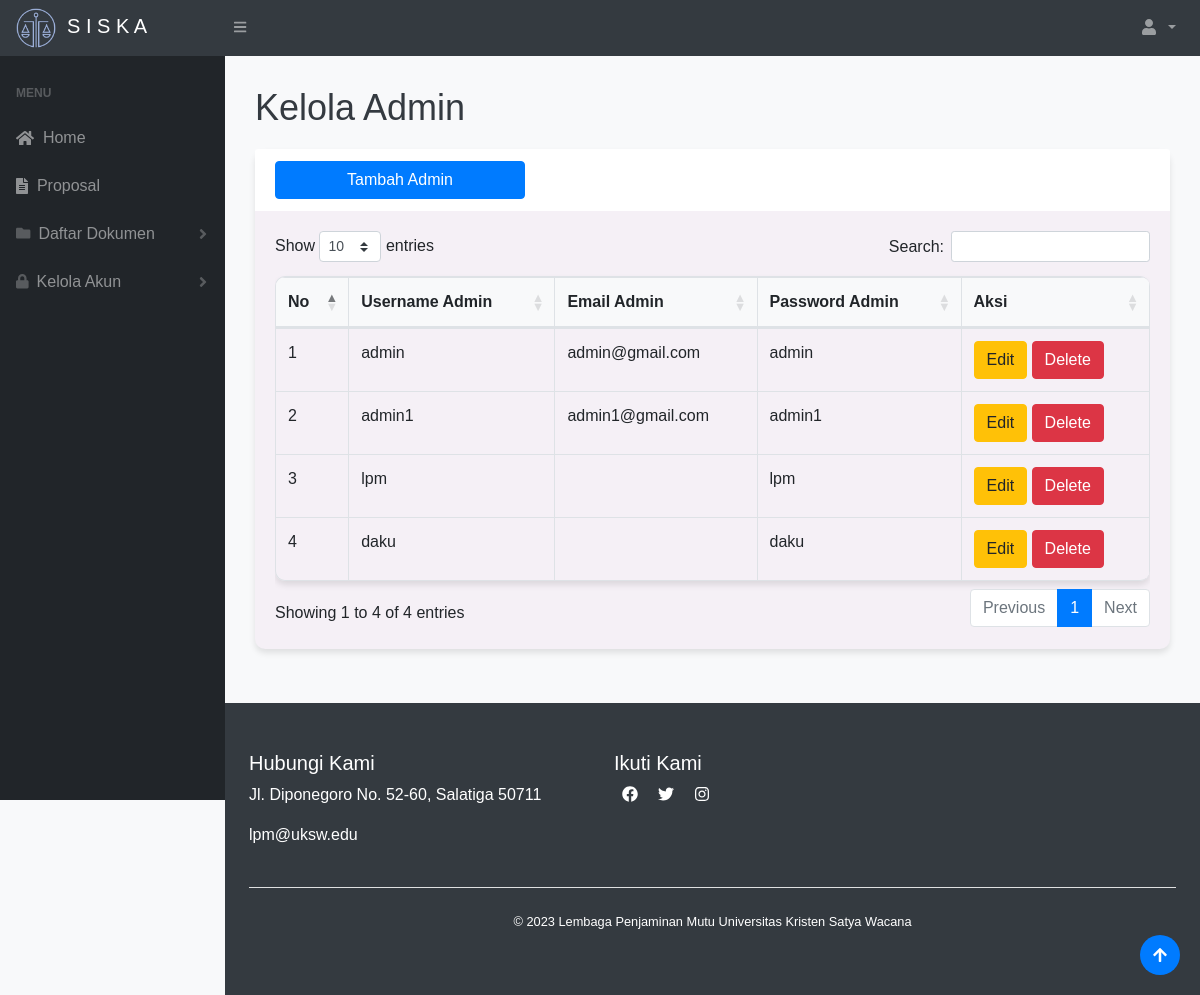
Screenshot of /superadmin/admin.php (signed in) with the database file from the repository.
### tables this page shows
CREATE TABLE `user` (
  `id` int(11) NOT NULL,
  `username` varchar(50) NOT NULL,
  `password` varchar(50) NOT NULL,
  `email` varchar(50) DEFAULT NULL,
  `role` varchar(50) NOT NULL
);

### superadmin/admin.php (the view, shortened to what this page needs)
<?php
require "../function.php";
if (isset($_SESSION['log']) && $_SESSION['role'] === 'superadmin') {
?>
    <!DOCTYPE html>
    <html lang="en">
    <head>
        <link href="../css/styles.css" rel="stylesheet" />
        <link href="../css/tambah.css" rel="stylesheet" />
        <link href="https://cdn.datatables.net/1.10.20/css/dataTables.bootstrap4.min.css" rel="stylesheet" />
    </head>
    <body class="sb-nav-fixed">
        <?php include('../navbar.php'); ?>
        <div id="layoutSidenav">
            <div id="layoutSidenav_nav">
                <?php include('sidebar.php'); ?>
            </div>
            <div id="layoutSidenav_content">
                <main>
                    <div class="container-fluid">
                        <h1>Kelola Admin</h1>
                        <div class="card mb-4">
                            <div class="card-header">
                                <button type="button" class="btn btn-primary" data-toggle="modal" data-target="#myModal">
                                    Tambah Admin
                                </button>
                            </div>
                            <div class="card-body">
                                <div class="table-responsive">
                                    <table class="table table-bordered" id="dataTable" width="100%" cellspacing="0">
                                        <thead>
                                            <tr>
                                                <th>No </th>
                                                <th>Username Admin</th>
                                                <th>Email Admin</th>
                                                <th>Password Admin</th>
                                                <th>Aksi</th>
                                            </tr>
                                        </thead>
                                        <tbody>
                                            <?php
                                            $ambilsemuadataadmin = mysqli_query($conn, "select * from user where role = 'admin' OR role = 'lpm' OR role ='daku'");
                                            $i = 1;
                                            while ($data = mysqli_fetch_array($ambilsemuadataadmin)) {
                                                $username = $data['username'];
                                                $id = $data['id'];
                                                $password = $data['password'];
                                                $email = $data['email'];
                                            ?>
                                                <tr>
                                                    <td><?= $i++; ?></td>
                                                    <td><?= $username; ?></td>
                                                    <td><?= $email; ?></td>
                                                    <td><?= $password; ?></td>
                                                    <td>
                                                        <button type="button" class="btn btn-warning" data-toggle="modal" data-target="#edit<?= $id; ?>">
                                                            Edit
                                                        </button>
                                                        <button type="button" class="btn btn-danger" data-toggle="modal" data-target="#delete<?= $id; ?>">
                                                            Delete
                                                        </button>
                                                    </td>
                                                </tr>
                                            <?php
                                            };
                                            ?>
                                        </tbody>
                                    </table>
                                </div>
                            </div>
                        </div>
                    </div>
                    <button onclick="topFunction()" id="myBtn" title="Go to top"><i class="fas fa-arrow-up"></i></button>
                </main>
                <?php include('../footer.php'); ?>
            </div>
        </div>
    </body>
    </html>
<?php
} else {
    header("location:../index.php");
    exit();
}
?>

### navbar.php (shortened to what this page needs)
<nav class="sb-topnav navbar navbar-expand navbar-dark bg-dark">
    <a class="navbar-brand ps-2" href="home.php">
        <img src="../assets/img/siskalogo.png" alt="" width="40px">&nbsp; S I S K A
    </a>
    <button class="btn btn-link btn-sm order-1 order-lg-0" id="sidebarToggle" href="#">
        <i class="fas fa-bars"></i>
    </button>
    <ul class="navbar-nav ml-auto ml-md-0">
        <li class="nav-item dropdown">
            <a class="nav-link dropdown-toggle" id="userDropdown" href="#" role="button" data-toggle="dropdown" aria-haspopup="true" aria-expanded="false">
                <i class="fas fa-user fa-fw"></i>
            </a>
        </li>
    </ul>
</nav>

### superadmin/sidebar.php (shortened to what this page needs)
<nav class="sb-sidenav accordion sb-sidenav-dark" id="sidenavAccordion">
    <div class="sb-sidenav-menu">
        <div class="nav">
            <div class="sb-sidenav-menu-heading">Menu</div>
            <a class="nav-link" href="home.php">
                <i class="fas fa-home"></i>&nbsp; Home
            </a>
            <a class="nav-link" href="proposal.php">
                <i class="fas fa-file-alt"></i>&nbsp; Proposal
            </a>
            <a class="nav-link collapsed" href="#" data-toggle="collapse" data-target="#collapseLayouts" aria-expanded="false" aria-controls="collapseLayouts">
                <div class="sb-nav-link-icon"><i class="fas fa-folder"></i></div>
                Daftar Dokumen
                <div class="sb-sidenav-collapse-arrow"><i class="fas fa-angle-down"></i></div>
            </a>
            <a class="nav-link collapsed" href="#" data-toggle="collapse" data-target="#collapsePages" aria-expanded="false" aria-controls="collapseLayouts">
                <div class="sb-nav-link-icon"><i class="fas fa-lock"></i></div>
                Kelola Akun
                <div class="sb-sidenav-collapse-arrow"><i class="fas fa-angle-down"></i></div>
            </a>
        </div>
    </div>
</nav>

### footer.php
<footer class="py-5 bg-dark text-white">
    <div class="container">
        <div class="row">
            <div class="col-md-4">
                <h5>Hubungi Kami</h5>
                <p>Jl. Diponegoro No. 52-60, Salatiga 50711</p>
                <p>lpm@uksw.edu</p>
            </div>
            <div class="col-md-4 ml-5">
                <h5>Ikuti Kami</h5>
                <a href="https://www.facebook.com/people/lpm_uksw/100064567248871/" target="_blank" class="text-white mx-2"><i class="fab fa-facebook"></i></a>
                <a href="https://twitter.com/LPM_UKSW" target="_blank" class="text-white mx-2"><i class="fab fa-twitter"></i></a>
                <a href="https://www.instagram.com/lpm_uksw/?hl=en" target="_blank" class="text-white mx-2"><i class="fab fa-instagram"></i></a>
            </div>
        </div>
        <hr class="bg-light my-4">
        <div class="row">
            <div class="col-md-12 text-center">
                <p class="small">
                    &copy; 2023 Lembaga Penjaminan Mutu Universitas Kristen Satya Wacana
                </p>
            </div>
        </div>
    </div>
</footer>

### css/tambah.css (style rules this page uses)
body { font-family: Arial, sans-serif; background-color: #f8f9fa; }
.container-fluid { padding: 30px; }
h1 { font-size: 36px; margin-bottom: 20px; color: #343a40; }
.card { margin-bottom: 30px; border: none; border-radius: 10px; box-shadow: 0 4px 6px rgba(0, 0, 0, 0.1); }
.card-header { background-color: #fff; border-bottom: none; }
.card-body { padding: 20px; }
table { width: 100%; border-collapse: collapse; border-radius: 10px; overflow: hidden; box-shadow: 0 4px 6px rgba(0, 0, 0, 0.1); }
th, td { padding: 12px 15px; text-align: left; border-bottom: 1px solid #e9ecef; }
th { background-color: #f8f9fa; }
a { text-decoration: none; }
#myBtn { position: fixed; bottom: 20px; right: 20px; background: none; border: none; padding: 0; cursor: pointer; width: 40px; height: 40px; border-radius: 50%; background-color: #007bff; color: #fff; display: flex; justify-content: center; align-items: center; }

### rows the page displays
user: username "admin", email "admin@gmail.com", password "admin"
user: username "admin1", email "admin1@gmail.com", password "admin1"
user: username "lpm", password "lpm"
user: username "daku", password "daku"
